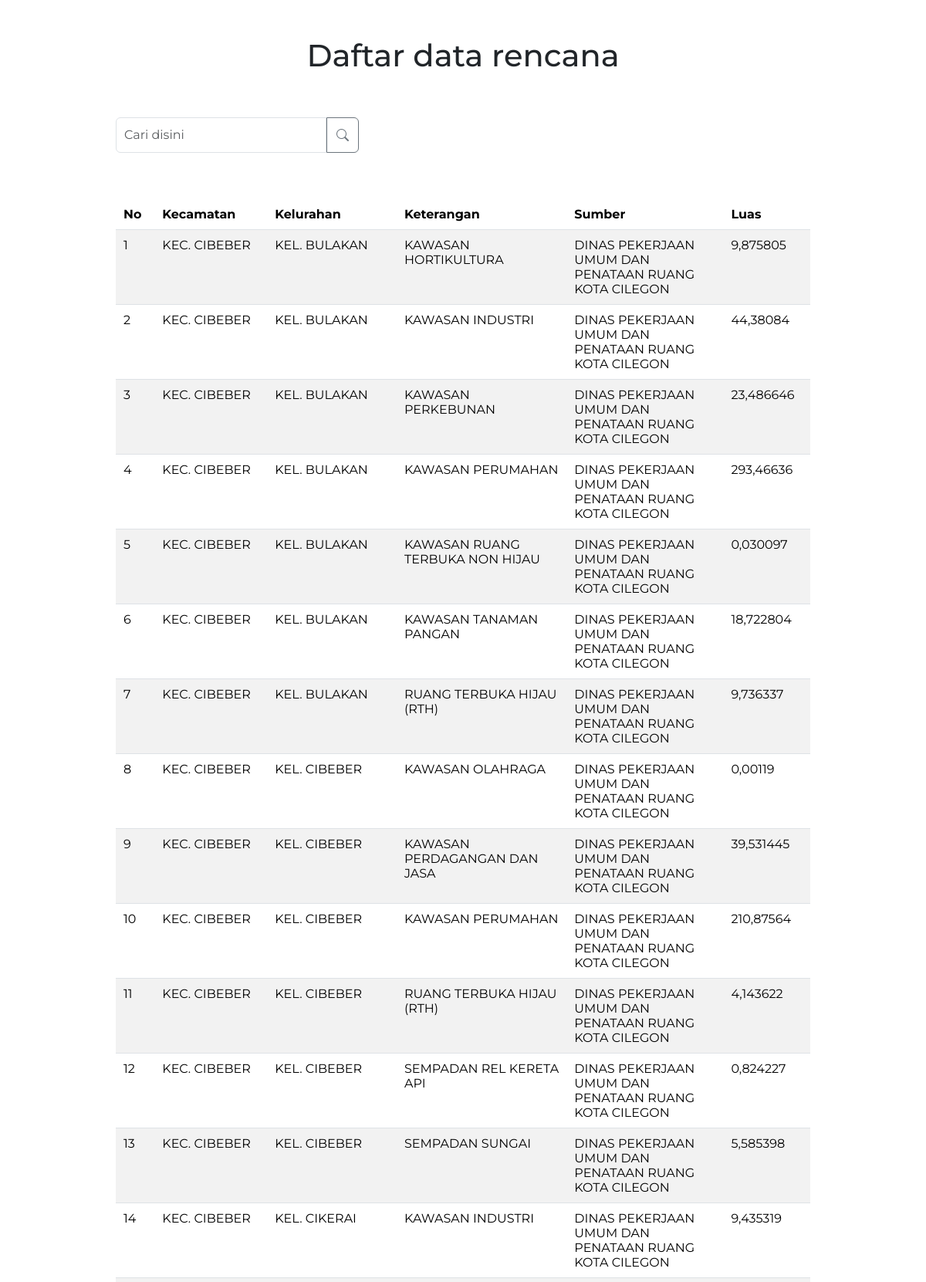
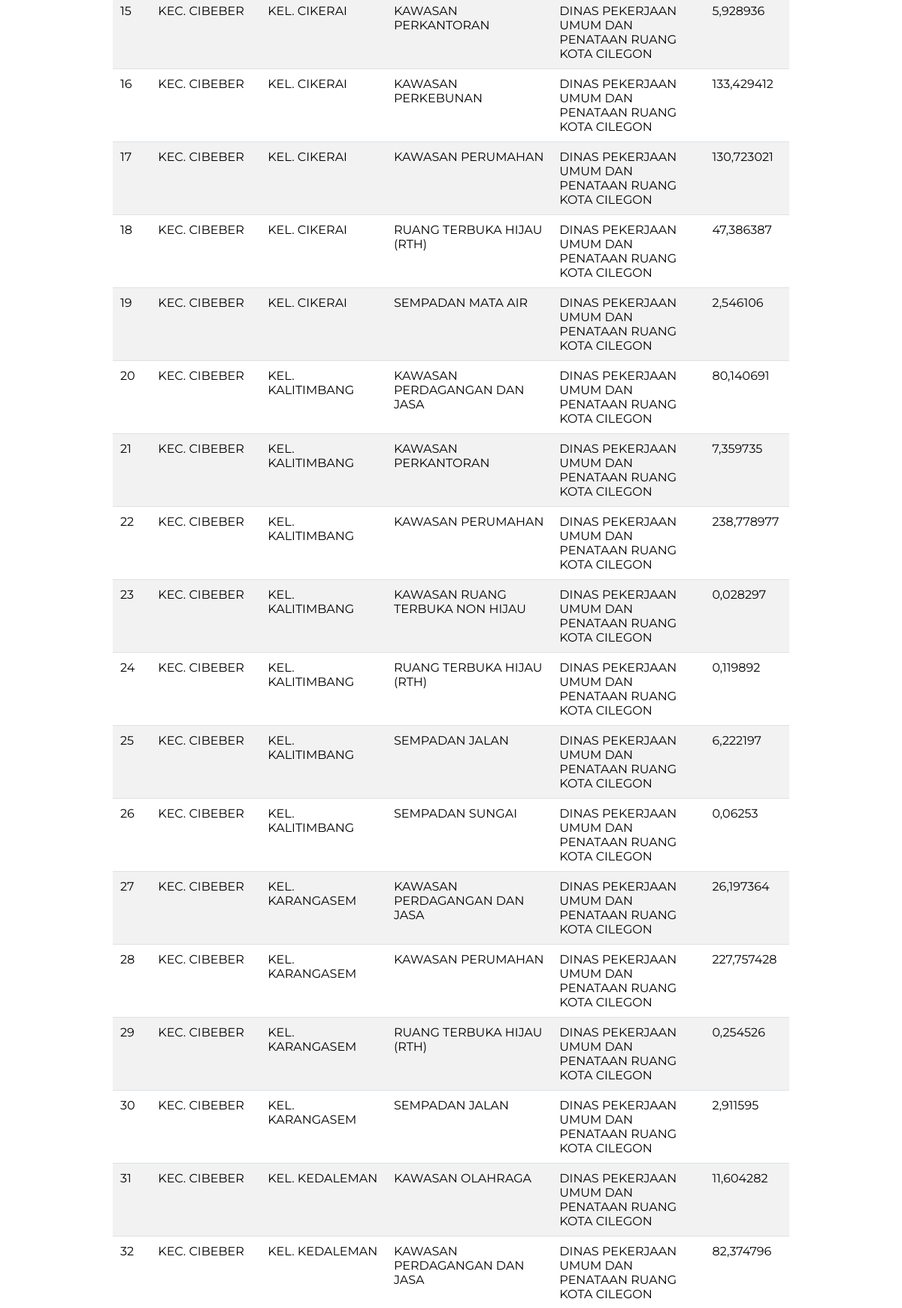
The page /backend/detail-data-rencana?id=9 (signed in, upper part) on the database its author committed (2 pictures, top to bottom).
### tables this page shows
CREATE TABLE `atribut_rencana` (
  `id` int NOT NULL,
  `kecamatan` varchar(255) DEFAULT NULL,
  `kelurahan` varchar(255) DEFAULT NULL,
  `keterangan` varchar(255) DEFAULT NULL,
  `sumber` varchar(255) DEFAULT NULL,
  `luas` varchar(255) DEFAULT NULL,
  `data_pokok_id` int DEFAULT NULL
);

### backend/detail-data-rencana.php (called while the page is built, shortened)
<?php
require 'functions/functions.php';
$id = $_GET['id'];
$getdata = query("SELECT * FROM atribut_rencana
                  JOIN data_rencana ON atribut_rencana.data_pokok_id = data_rencana.id
                  WHERE atribut_rencana.data_pokok_id = $id");
require 'views/detail-data-rencana.view.php';

### backend/functions/functions.php (called while the page is built, shortened)
<?php
include_once 'sweetalert.php';
if (!function_exists('koneksi')) {
    function koneksi()
    {
        $conn = mysqli_connect("localhost", "root", "", "webgis_cilegon");
        return $conn;
    }
}
if (!function_exists('query')) {
    function query($sql, $params = [])
    {
        $conn = koneksi();
        $stmt = mysqli_prepare($conn, $sql);
        $result = mysqli_stmt_execute($stmt);
        $rows = [];
        $result_set = mysqli_stmt_get_result($stmt);
        while ($row = mysqli_fetch_assoc($result_set)) {
            $rows[] = $row;
        }
        return $rows;
    }
}

### backend/views/detail-data-rencana.view.php (the view, shortened to what this page needs)
<?php include 'views/partials/starter-head.php' ?>
<div class="container-fluid">
    <h1 class="mt-5 mb-2 text-center text-dark">Daftar data rencana</h1>
    <div class="row w-75 m-auto">
        <div class="input-group searching mb-2 mt-5">
            <input type="search" name="keyword" id="keyword" class="form-control input-search" placeholder="Cari disini" aria-label="Cari disini" aria-describedby="button-addon2">
            <button class="btn btn-search btn-outline-secondary" name="search" id="search-button" type="submit" id="cari"><i class="bi bi-search"></i></button>
        </div>
        <?php $i = 1; ?>
        <div id="search-container" class="table-responsive mt-5">
            <table class="table table-striped m-auto mt-1">
                <thead>
                    <tr class="fofa">
                        <th scope="col">No</th>
                        <th scope="col">Kecamatan</th>
                        <th scope="col">Kelurahan</th>
                        <th scope="col">Keterangan</th>
                        <th scope="col">Sumber</th>
                        <th scope="col">Luas</th>
                    </tr>
                </thead>
                <tbody>
                    <?php foreach ($getdata as $a) : ?>
                        <tr>
                            <td><?= $i++; ?></td>
                            <td><?= $a['kecamatan']; ?></td>
                            <td><?= $a['kelurahan']; ?></td>
                            <td><?= $a['keterangan']; ?></td>
                            <td><?= $a['sumber']; ?></td>
                            <td><?= $a['luas']; ?></td>
                        </tr>
                    <?php endforeach; ?>
                </tbody>
            </table>
        </div>
    </div>
</div>
<?php include 'views/partials/starter-foot.php' ?>

### backend/css/default.css (style rules this page uses)
* { padding: 0 !important; margin: 0 !important; }

### backend/css/detail-rencana.css (style rules this page uses)
* { font-family: Montserrat; }
th { padding: 10px !important; }
td { padding: 10px !important; }

### backend/views/partials/starter-head.php (style rules this page uses)
.btn-search { padding: 8px 12px 8px 12px !important; }
.input-search { padding: 10px !important; }
.searching { width: 35% !important; }

### rows shown on the page
atribut_rencana: kecamatan "KEC. CIBEBER", kelurahan "KEL. BULAKAN", keterangan "KAWASAN HORTIKULTURA", sumber "DINAS PEKERJAAN UMUM DAN PENATAAN RUANG KOTA CILEGON", luas "9,875805"
atribut_rencana: kecamatan "KEC. CIBEBER", kelurahan "KEL. BULAKAN", keterangan "KAWASAN INDUSTRI", sumber "DINAS PEKERJAAN UMUM DAN PENATAAN RUANG KOTA CILEGON", luas "44,38084"
atribut_rencana: kecamatan "KEC. CIBEBER", kelurahan "KEL. BULAKAN", keterangan "KAWASAN PERKEBUNAN", sumber "DINAS PEKERJAAN UMUM DAN PENATAAN RUANG KOTA CILEGON", luas "23,486646"
atribut_rencana: kecamatan "KEC. CIBEBER", kelurahan "KEL. BULAKAN", keterangan "KAWASAN PERUMAHAN", sumber "DINAS PEKERJAAN UMUM DAN PENATAAN RUANG KOTA CILEGON", luas "293,46636"
atribut_rencana: kecamatan "KEC. CIBEBER", kelurahan "KEL. BULAKAN", keterangan "KAWASAN RUANG TERBUKA NON HIJAU", sumber "DINAS PEKERJAAN UMUM DAN PENATAAN RUANG KOTA CILEGON", luas "0,030097"
atribut_rencana: kecamatan "KEC. CIBEBER", kelurahan "KEL. BULAKAN", keterangan "KAWASAN TANAMAN PANGAN", sumber "DINAS PEKERJAAN UMUM DAN PENATAAN RUANG KOTA CILEGON", luas "18,722804"
atribut_rencana: kecamatan "KEC. CIBEBER", kelurahan "KEL. BULAKAN", keterangan "RUANG TERBUKA HIJAU (RTH)", sumber "DINAS PEKERJAAN UMUM DAN PENATAAN RUANG KOTA CILEGON", luas "9,736337"
atribut_rencana: kecamatan "KEC. CIBEBER", kelurahan "KEL. CIBEBER", keterangan "KAWASAN OLAHRAGA", sumber "DINAS PEKERJAAN UMUM DAN PENATAAN RUANG KOTA CILEGON", luas "0,00119"
atribut_rencana: kecamatan "KEC. CIBEBER", kelurahan "KEL. CIBEBER", keterangan "KAWASAN PERDAGANGAN DAN JASA", sumber "DINAS PEKERJAAN UMUM DAN PENATAAN RUANG KOTA CILEGON", luas "39,531445"
atribut_rencana: kecamatan "KEC. CIBEBER", kelurahan "KEL. CIBEBER", keterangan "KAWASAN PERUMAHAN", sumber "DINAS PEKERJAAN UMUM DAN PENATAAN RUANG KOTA CILEGON", luas "210,87564"
atribut_rencana: kecamatan "KEC. CIBEBER", kelurahan "KEL. CIBEBER", keterangan "RUANG TERBUKA HIJAU (RTH)", sumber "DINAS PEKERJAAN UMUM DAN PENATAAN RUANG KOTA CILEGON", luas "4,143622"
atribut_rencana: kecamatan "KEC. CIBEBER", kelurahan "KEL. CIBEBER", keterangan "SEMPADAN REL KERETA API", sumber "DINAS PEKERJAAN UMUM DAN PENATAAN RUANG KOTA CILEGON", luas "0,824227"
atribut_rencana: kecamatan "KEC. CIBEBER", kelurahan "KEL. CIBEBER", keterangan "SEMPADAN SUNGAI", sumber "DINAS PEKERJAAN UMUM DAN PENATAAN RUANG KOTA CILEGON", luas "5,585398"
atribut_rencana: kecamatan "KEC. CIBEBER", kelurahan "KEL. CIKERAI", keterangan "KAWASAN INDUSTRI", sumber "DINAS PEKERJAAN UMUM DAN PENATAAN RUANG KOTA CILEGON", luas "9,435319"
atribut_rencana: kecamatan "KEC. CIBEBER", kelurahan "KEL. CIKERAI", keterangan "KAWASAN PERKANTORAN", sumber "DINAS PEKERJAAN UMUM DAN PENATAAN RUANG KOTA CILEGON", luas "5,928936"
atribut_rencana: kecamatan "KEC. CIBEBER", kelurahan "KEL. CIKERAI", keterangan "KAWASAN PERKEBUNAN", sumber "DINAS PEKERJAAN UMUM DAN PENATAAN RUANG KOTA CILEGON", luas "133,429412"
atribut_rencana: kecamatan "KEC. CIBEBER", kelurahan "KEL. CIKERAI", keterangan "KAWASAN PERUMAHAN", sumber "DINAS PEKERJAAN UMUM DAN PENATAAN RUANG KOTA CILEGON", luas "130,723021"
atribut_rencana: kecamatan "KEC. CIBEBER", kelurahan "KEL. CIKERAI", keterangan "RUANG TERBUKA HIJAU (RTH)", sumber "DINAS PEKERJAAN UMUM DAN PENATAAN RUANG KOTA CILEGON", luas "47,386387"
atribut_rencana: kecamatan "KEC. CIBEBER", kelurahan "KEL. CIKERAI", keterangan "SEMPADAN MATA AIR", sumber "DINAS PEKERJAAN UMUM DAN PENATAAN RUANG KOTA CILEGON", luas "2,546106"
atribut_rencana: kecamatan "KEC. CIBEBER", kelurahan "KEL. KALITIMBANG", keterangan "KAWASAN PERDAGANGAN DAN JASA", sumber "DINAS PEKERJAAN UMUM DAN PENATAAN RUANG KOTA CILEGON", luas "80,140691"
atribut_rencana: kecamatan "KEC. CIBEBER", kelurahan "KEL. KALITIMBANG", keterangan "KAWASAN PERKANTORAN", sumber "DINAS PEKERJAAN UMUM DAN PENATAAN RUANG KOTA CILEGON", luas "7,359735"
atribut_rencana: kecamatan "KEC. CIBEBER", kelurahan "KEL. KALITIMBANG", keterangan "KAWASAN PERUMAHAN", sumber "DINAS PEKERJAAN UMUM DAN PENATAAN RUANG KOTA CILEGON", luas "238,778977"
atribut_rencana: kecamatan "KEC. CIBEBER", kelurahan "KEL. KALITIMBANG", keterangan "KAWASAN RUANG TERBUKA NON HIJAU", sumber "DINAS PEKERJAAN UMUM DAN PENATAAN RUANG KOTA CILEGON", luas "0,028297"
atribut_rencana: kecamatan "KEC. CIBEBER", kelurahan "KEL. KALITIMBANG", keterangan "RUANG TERBUKA HIJAU (RTH)", sumber "DINAS PEKERJAAN UMUM DAN PENATAAN RUANG KOTA CILEGON", luas "0,119892"
atribut_rencana: kecamatan "KEC. CIBEBER", kelurahan "KEL. KALITIMBANG", keterangan "SEMPADAN JALAN", sumber "DINAS PEKERJAAN UMUM DAN PENATAAN RUANG KOTA CILEGON", luas "6,222197"
atribut_rencana: kecamatan "KEC. CIBEBER", kelurahan "KEL. KALITIMBANG", keterangan "SEMPADAN SUNGAI", sumber "DINAS PEKERJAAN UMUM DAN PENATAAN RUANG KOTA CILEGON", luas "0,06253"
atribut_rencana: kecamatan "KEC. CIBEBER", kelurahan "KEL. KARANGASEM", keterangan "KAWASAN PERDAGANGAN DAN JASA", sumber "DINAS PEKERJAAN UMUM DAN PENATAAN RUANG KOTA CILEGON", luas "26,197364"
atribut_rencana: kecamatan "KEC. CIBEBER", kelurahan "KEL. KARANGASEM", keterangan "KAWASAN PERUMAHAN", sumber "DINAS PEKERJAAN UMUM DAN PENATAAN RUANG KOTA CILEGON", luas "227,757428"
atribut_rencana: kecamatan "KEC. CIBEBER", kelurahan "KEL. KARANGASEM", keterangan "RUANG TERBUKA HIJAU (RTH)", sumber "DINAS PEKERJAAN UMUM DAN PENATAAN RUANG KOTA CILEGON", luas "0,254526"
atribut_rencana: kecamatan "KEC. CIBEBER", kelurahan "KEL. KARANGASEM", keterangan "SEMPADAN JALAN", sumber "DINAS PEKERJAAN UMUM DAN PENATAAN RUANG KOTA CILEGON", luas "2,911595"
atribut_rencana: kecamatan "KEC. CIBEBER", kelurahan "KEL. KEDALEMAN", keterangan "KAWASAN OLAHRAGA", sumber "DINAS PEKERJAAN UMUM DAN PENATAAN RUANG KOTA CILEGON", luas "11,604282"
atribut_rencana: kecamatan "KEC. CIBEBER", kelurahan "KEL. KEDALEMAN", keterangan "KAWASAN PERDAGANGAN DAN JASA", sumber "DINAS PEKERJAAN UMUM DAN PENATAAN RUANG KOTA CILEGON", luas "82,374796"
